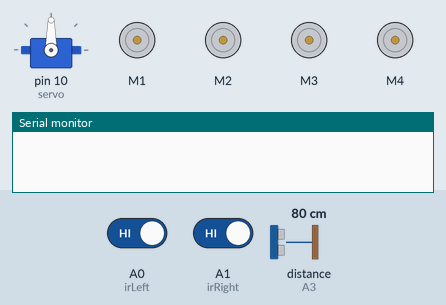
Bench run of a sketch on a simulated Arduino Uno, built with avr-gcc and run on an emulated ATmega328P. Parts: servo, 4 × DC motor (green arrow = forward, orange = backward, longer = faster), the last lines printed to the serial monitor. The inputs (shaded band) are chosen by the test bench; at power-on: A0 (irLeft) HIGH, distance to the obstacle (sensor on A3) 80 cm, A1 (irRight) HIGH. The echo pulse lasts 58.3 µs per cm.

Above: at 1.2 s.
1.3 s: A0 (irLeft) driven LOW
At 2.5 s:
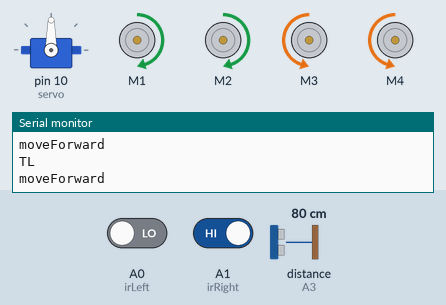
2.8 s: distance to the obstacle (sensor on A3) set to 17 cm
5.8 s: distance to the obstacle (sensor on A3) set to 13 cm
At 8.5 s:
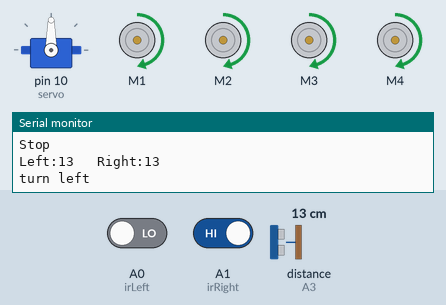
8.8 s: distance to the obstacle (sensor on A3) set to 35 cm
At 10.8 s:
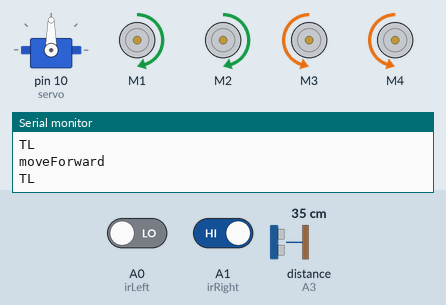
11.1 s: distance to the obstacle (sensor on A3) set to 2 cm
At 11.6 s:
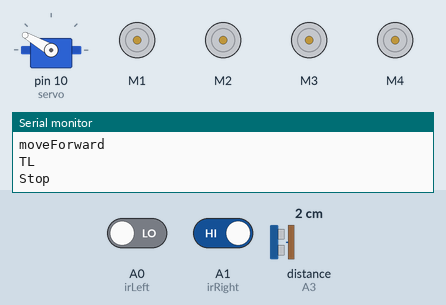
Timing chart, 0 to 15.1 s (numbered marks = the images above; inputs shaded):
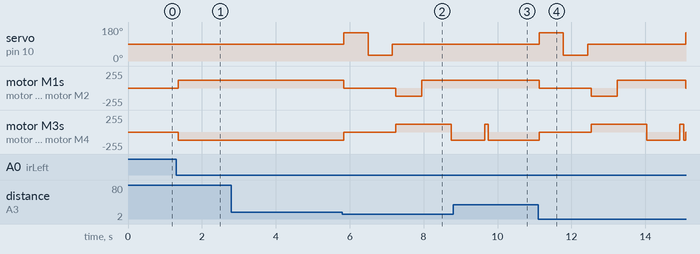

The sketch:

smart_car.ino
```cpp
#include <NewPing.h>   // Ultrasonic sensor library
#include <Servo.h>     // Servo motor library
#include <AFMotor.h>   // Motor driver library

// Ultrasonic sensor pins
#define TRIGGER_PIN A2
#define ECHO_PIN A3
#define max_distance 50

// IR sensor pins
#define irLeft A0
#define irRight A1

// Motor speed
#define MAX_SPEED 200
#define MAX_SPEED_OFFSET 20

// Servo object
Servo servo;

// Ultrasonic sensor object
NewPing sonar(TRIGGER_PIN, ECHO_PIN, max_distance);

// DC motor objects
AF_DCMotor motor1(1, MOTOR12_1KHZ);
AF_DCMotor motor2(2, MOTOR12_1KHZ);
AF_DCMotor motor3(3, MOTOR34_1KHZ);
AF_DCMotor motor4(4, MOTOR34_1KHZ);

// Variables
int distance = 0;
int leftDistance;
int rightDistance;
boolean object;

void setup() {

  // Start serial monitor
  Serial.begin(9600);

  // Set IR sensors as input
  pinMode(irLeft, INPUT);
  pinMode(irRight, INPUT);

  // Attach servo to pin 10
  servo.attach(10);

  // Set servo to center position
  servo.write(90);

  // Set motor speeds
  motor1.setSpeed(120);
  motor2.setSpeed(120);
  motor3.setSpeed(120);
  motor4.setSpeed(120);
}

void loop() {

  // Move forward
  if (digitalRead(irLeft) == 0 && digitalRead(irRight) == 0 ) {
    objectAvoid();
  }

  // Turn left
  else if (digitalRead(irLeft) == 0 && digitalRead(irRight) == 1 ) {
    objectAvoid();

    Serial.println("TL");
    moveLeft();
  }

  // Turn right
  else if (digitalRead(irLeft) == 1 && digitalRead(irRight) == 0 ) {
    objectAvoid();

    Serial.println("TR");
    moveRight();
  }

  // Stop robot
  else if (digitalRead(irLeft) == 1 && digitalRead(irRight) == 1 ) {
    Stop();
  }
}

// Obstacle avoidance function
void objectAvoid() {
  distance = getDistance();

  // Obstacle detected
  if (distance <= 15) {
    Stop();

    Serial.println("Stop");

    // Check left and right side
    lookLeft();
    lookRight();

    delay(100);

    // Compare distances
    if (rightDistance <= leftDistance) {
      object = true;
      turn();

      Serial.println("moveLeft");
    }

    else {
      object = false;
      turn();

      Serial.println("moveRight");
    }
    delay(100);
  }

  // No obstacle
  else {
    Serial.println("moveForward");
    moveForward();
  }
}

// Measure distance
int getDistance() {
  delay(50);

  int cm = sonar.ping_cm();

  // If no object detected
  if (cm == 0) {
    cm = 100;
  }

  return cm;
}

// Look left side
int lookLeft () {
  servo.write(150);
  delay(500);

  leftDistance = getDistance();
  delay(100);

  servo.write(90);

  Serial.print("Left:");
  Serial.print(leftDistance);

  return leftDistance;

  delay(100);
}

// Look right side
int lookRight() {
  servo.write(30);
  delay(500);

  rightDistance = getDistance();
  delay(100);

  servo.write(90);

  Serial.print("   ");
  Serial.print("Right:");
  Serial.println(rightDistance);

  return rightDistance;

  delay(100);
}

// Stop motors
void Stop() {

  motor1.run(RELEASE);
  motor2.run(RELEASE);
  motor3.run(RELEASE);
  motor4.run(RELEASE);
}

// Move forward
void moveForward() {

  motor1.run(FORWARD);
  motor2.run(FORWARD);
  motor3.run(FORWARD);
  motor4.run(FORWARD);
}

// Move backward
void moveBackward() {

  motor1.run(BACKWARD);
  motor2.run(BACKWARD);
  motor3.run(BACKWARD);
  motor4.run(BACKWARD);
}

// Turning logic
void turn() {

  // Turn right path
  if (object == false) {
    Serial.println("turn Right");

    moveLeft();
    delay(700);

    moveForward();
    delay(800);

    moveRight();
    delay(900);

    if (digitalRead(irRight) == 1) {
      loop();
    }

    else {
      moveForward();
    }
  }

  // Turn left path
  else {
    Serial.println("turn left");

    moveRight();
    delay(700);

    moveForward();
    delay(800);

    moveLeft();
    delay(900);

    if (digitalRead(irLeft) == 1) {
      loop();
    }

    else {
      moveForward();
    }
  }
}

// Move right
void moveRight() {

  motor1.run(BACKWARD);
  motor2.run(BACKWARD);

  motor3.run(FORWARD);
  motor4.run(FORWARD);
}

// Move left
void moveLeft() {

  motor1.run(FORWARD);
  motor2.run(FORWARD);

  motor3.run(BACKWARD);
  motor4.run(BACKWARD);
}
```

Measured:
- the behaviour switches between 16 and 15 cm on distance to the obstacle (sensor on A3) (found by bisection; images 1 and 2)
- after the input at 1.3 s, motor M1, motor M2: stopped → forward 120/255 after 0.05 s; motor M3, motor M4: stopped → backward 120/255 after 0.05 s
- after the input at 5.8 s, servo on pin 10 (servo): 90° → 150° at once, → 30° 0.65 s later, → 90° 0.65 s later; motor M1, motor M2: forward 120/255 → stopped at once, → backward 120/255 1.4 s later, → forward 120/255 0.70 s later; motor M3, motor M4: backward 120/255 → stopped at once, → forward 120/255 1.4 s later, → backward 120/255 1.5 s later
- after the input at 8.8 s, servo on pin 10 (servo): stays 90° (without the input it goes to 150° after 1.0 s); motor M1, motor M2: stays forward 120/255 (without the input it goes to stopped after 1.0 s); motor M3, motor M4: goes on until 9.7 s, then stays backward 120/255
- after the input at 11.1 s, servo on pin 10 (servo): 90° → 150° at once, → 30° 0.65 s later, → 90° 0.65 s later, → 150° 2.7 s later; motor M1: forward 120/255 → stopped at once, → backward 120/255 1.4 s later, → forward 120/255 0.70 s later, → stopped 1.9 s later
